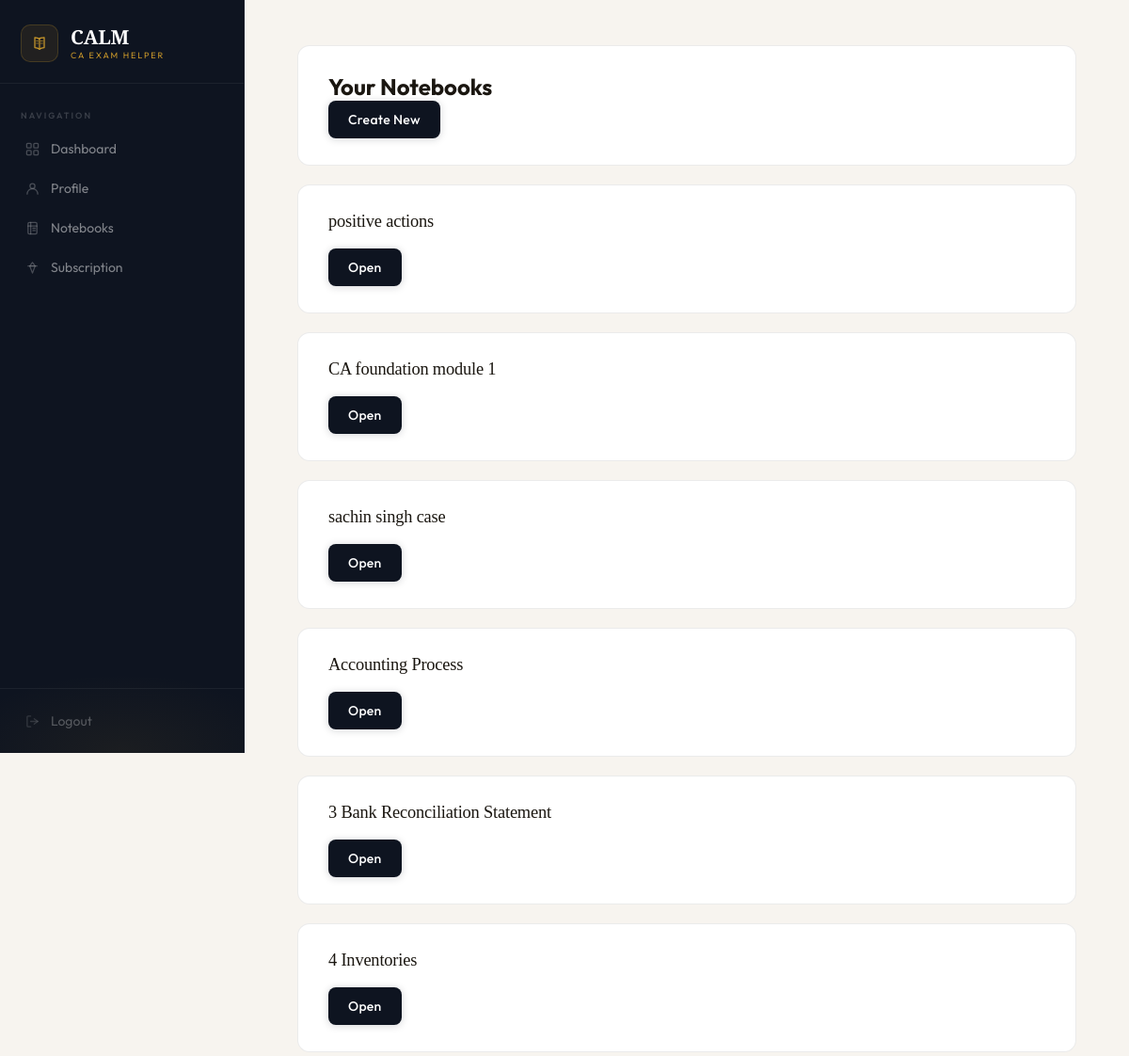
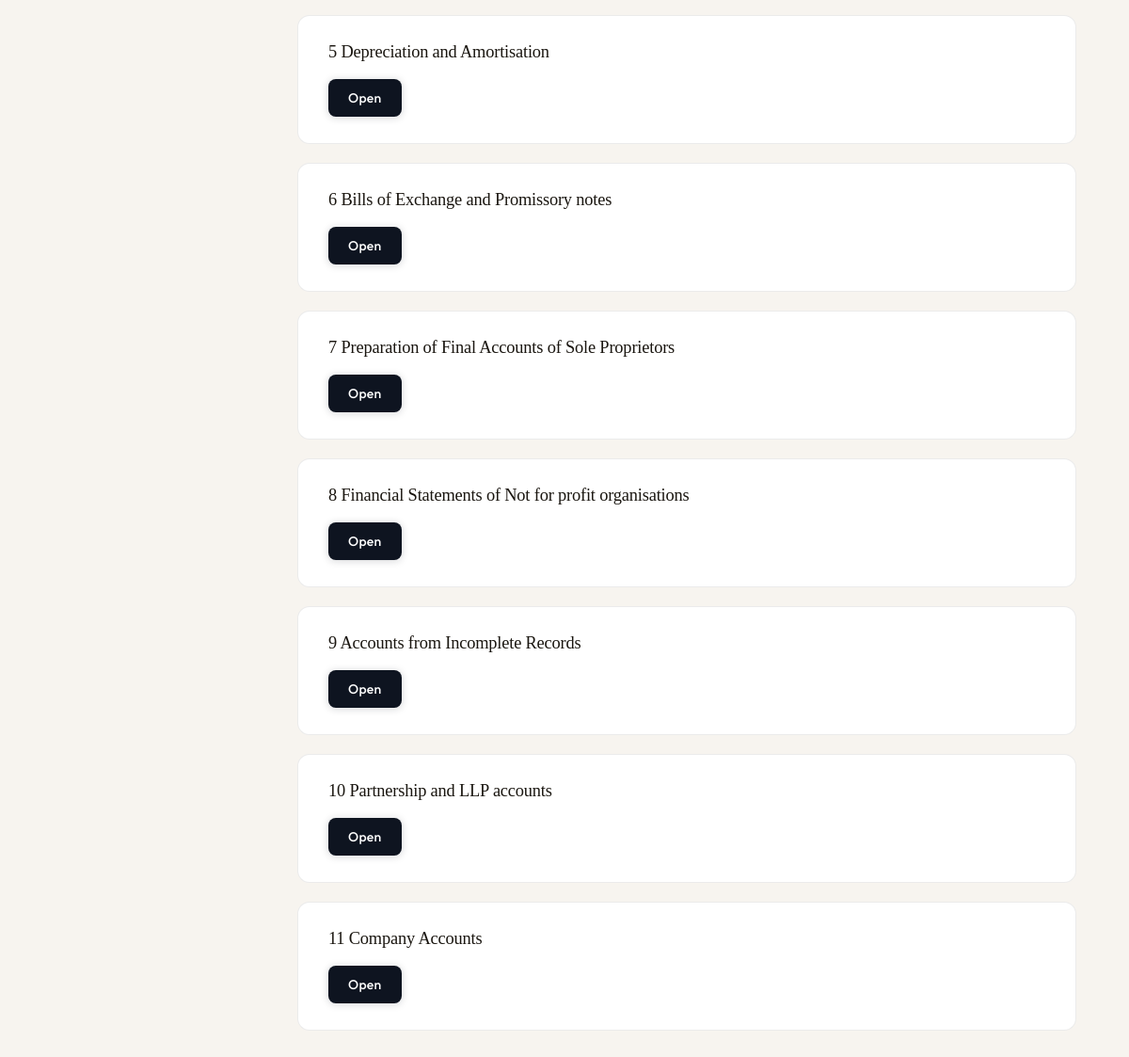
Before: /notebooks/ (signed in) with the older database file (2 pictures, top to bottom).
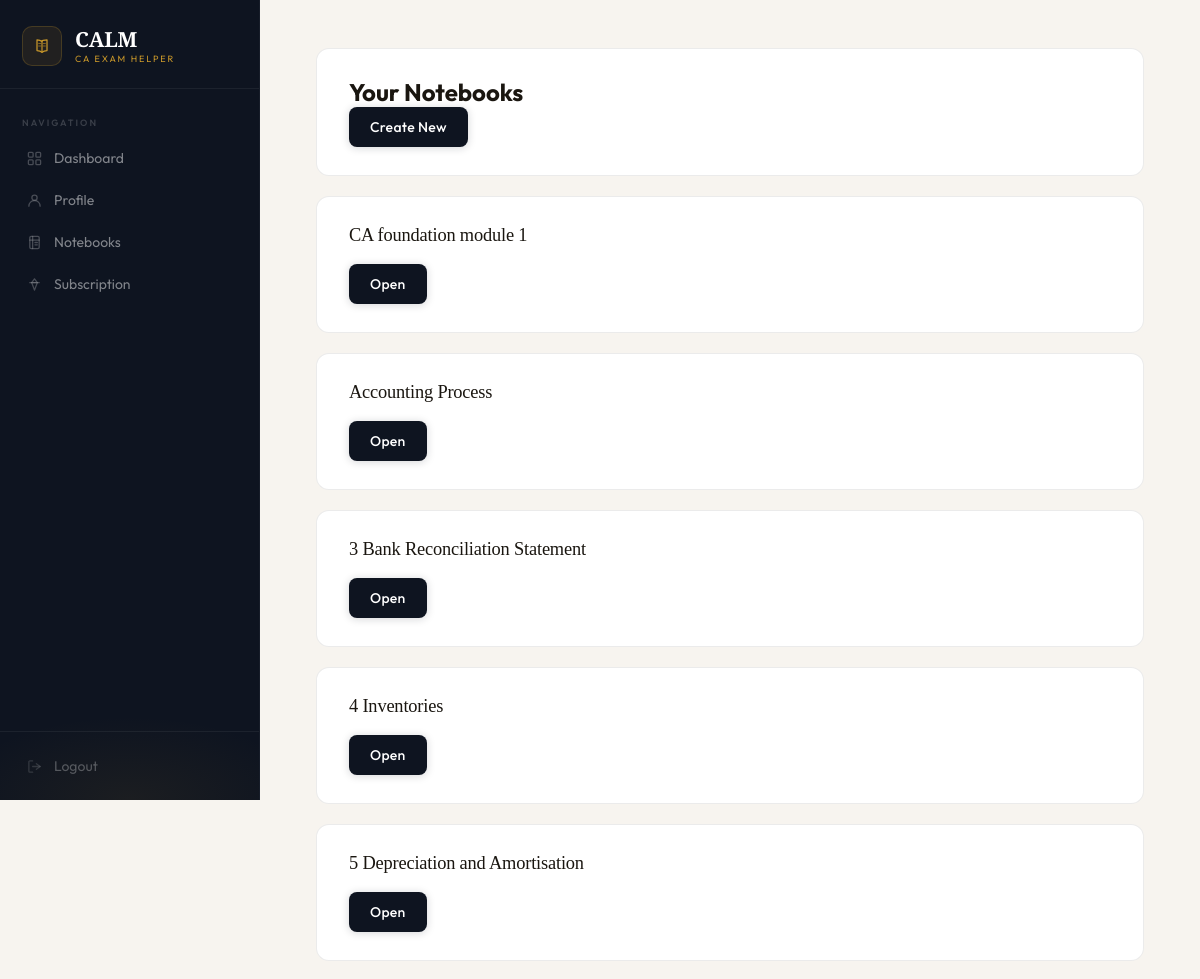
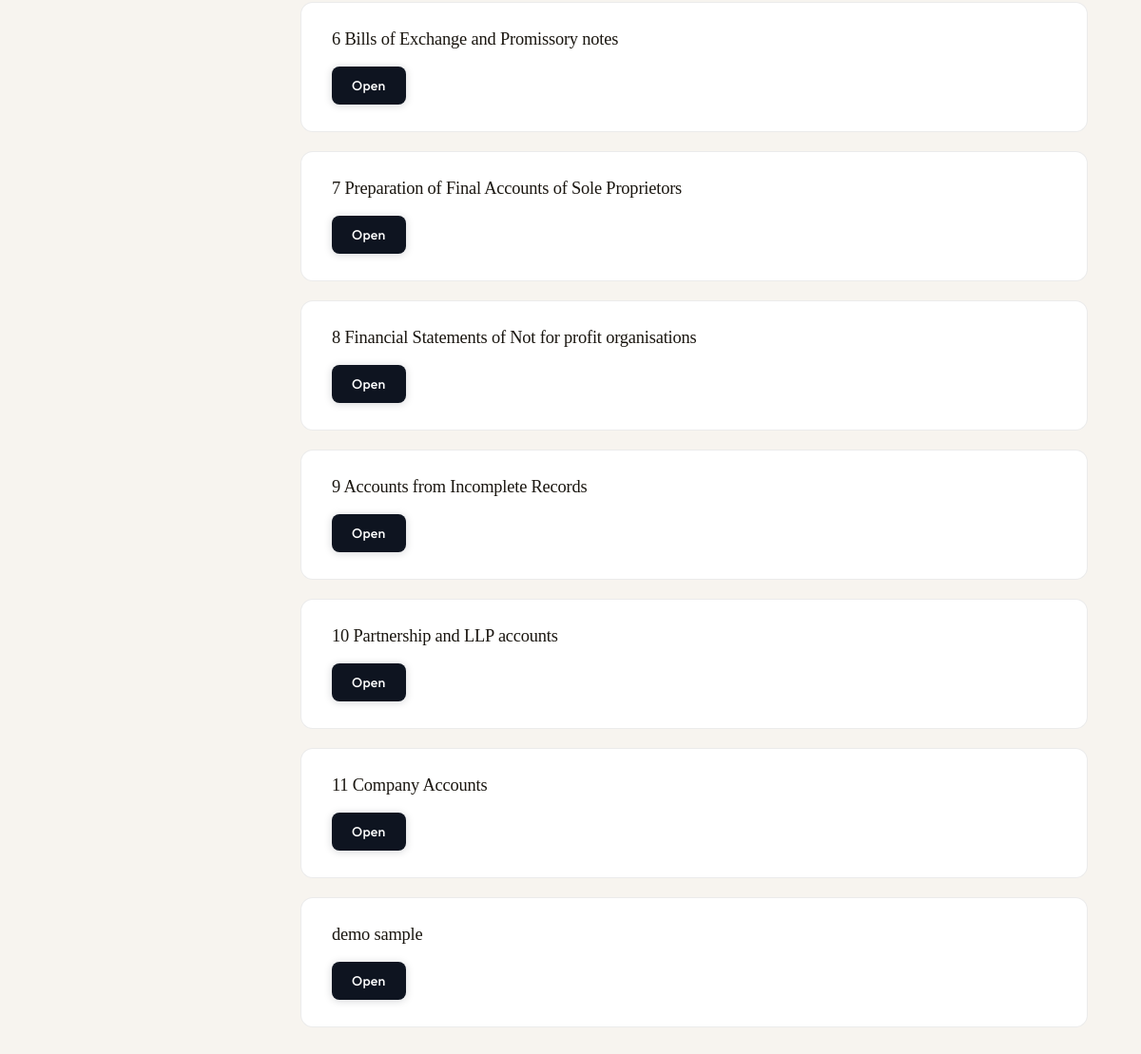
After: the same page with the newer database file (2 pictures, top to bottom).
### notebooks/models.py (models this page shows, shortened)
class Notebook(models.Model):
    user = models.ForeignKey(User, on_delete=models.CASCADE)
    name = models.CharField(max_length=255)
    created_at = models.DateTimeField(auto_now_add=True)

### notebooks/views.py (the view)
# urls.py: path("notebooks/", views.notebook_list, name="notebook_list"),
@login_required
def notebook_list(request):
    notebooks = Notebook.objects.filter(user=request.user)
    return render(request, "notebook_list.html", {"notebooks": notebooks})

### templates/notebook_list.html
{% extends "base.html" %}
{% block content %}
<div class="card">
    <h2>Your Notebooks</h2>
    <a href="{% url 'create_notebook' %}" class="btn">Create New</a>
</div>
{% for notebook in notebooks %}
<div class="card">
    <h3>{{ notebook.name }}</h3>
    <a href="{% url 'notebook_detail' notebook.id %}" class="btn">Open</a>
</div>
{% empty %}
<div class="card">
    <p>No notebooks yet.</p>
</div>
{% endfor %}
{% endblock %}

Changed rows visible on the page:
removed Notebook: name "positive actions"
removed Notebook: name "sachin singh case"
added Notebook: name "demo sample"
